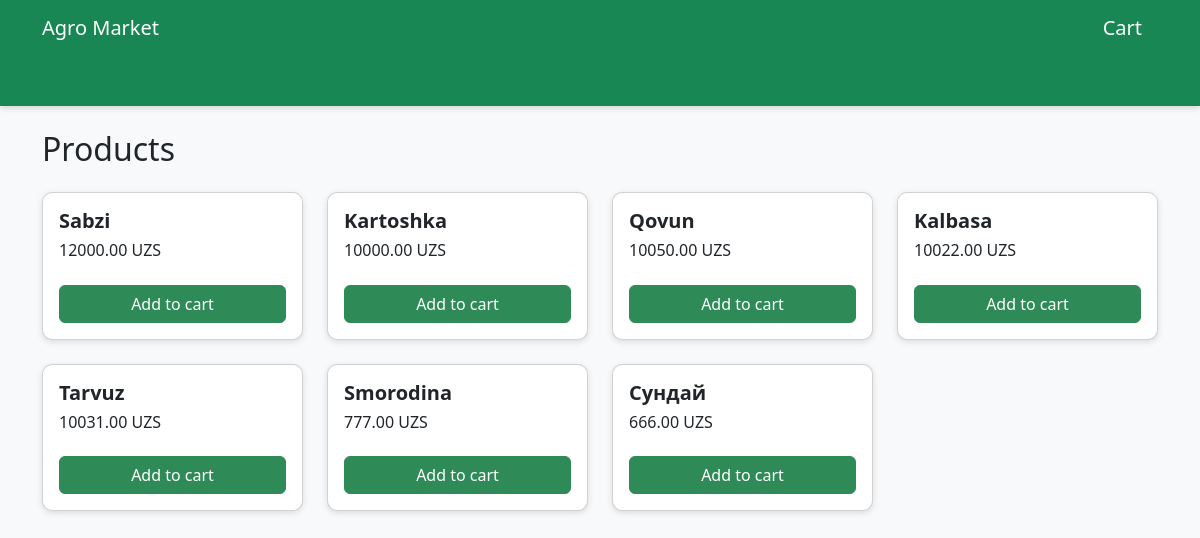
The page / on the database its author committed.
### tables this page shows
CREATE TABLE products(
        id INTEGER PRIMARY KEY AUTOINCREMENT,
        name TEXT,
        price REAL
    );

### app.py (the view)
@app.route("/")
def products():
    logger.info("Products page accessed")
    conn = db()
    products = conn.execute("SELECT * FROM products").fetchall()
    return render_template("products.html", products=products)

### database.py (called while the page is built)
def db():
    conn = sqlite3.connect("agro.db")
    conn.row_factory = sqlite3.Row
    return conn

### templates/products.html
{% extends "base.html" %}
{% block content %}
<h2 class="mb-4">Products</h2>
<div class="row">
    {% for p in products %}
    <div class="col-md-3">
        <div class="card mb-4">
            <div class="card-body">
                <h5>{{ p.name }}</h5>
                <h6>{{ "%.2f"|format(p.price) }} UZS</h6>
                <a href="/add/{{ p.id }}" class="btn btn-success w-100 mt-3">Add to cart</a>
            </div>
        </div>
    </div>
    {% endfor %}
</div>
{% endblock %}

### templates/base.html (shortened to what this page needs)
<!DOCTYPE html>
<html>
<head>
    <link rel="stylesheet" href="https://cdn.jsdelivr.net/npm/bootstrap@5.3.2/dist/css/bootstrap.min.css">
    <link rel="stylesheet" href="/static/style.css">
</head>
<body class="bg-light">
<nav class="navbar navbar-dark bg-success mb-4">
    <div class="container">
        <a class="navbar-brand" href="/">Agro Market</a>
        <a class="navbar-brand" href="/cart">Cart</a>
    </div>
</nav>
<div class="container">
    {% block content %}{% endblock %}
</div>
</body>
</html>

### static/style.css (style rules this page uses)
body { background-color: #f5f5f5; }
.card { border-radius: 10px; box-shadow: 0 2px 6px rgba(0,0,0,0.12); }
.card-body h5 { font-weight: 600; }
.btn-success { background-color: #2E8B57; border-color: #2E8B57; }
.navbar { box-shadow: 0 2px 6px rgba(0,0,0,0.15); }
.container { margin-bottom: 50px; }

### rows shown on the page
products: name "Sabzi", price "12000.00"
products: name "Kartoshka", price "10000.00"
products: name "Qovun", price "10050.00"
products: name "Kalbasa", price "10022.00"
products: name "Tarvuz", price "10031.00"
products: name "Smorodina", price "777.00"
products: name "Сундай", price "666.00"
